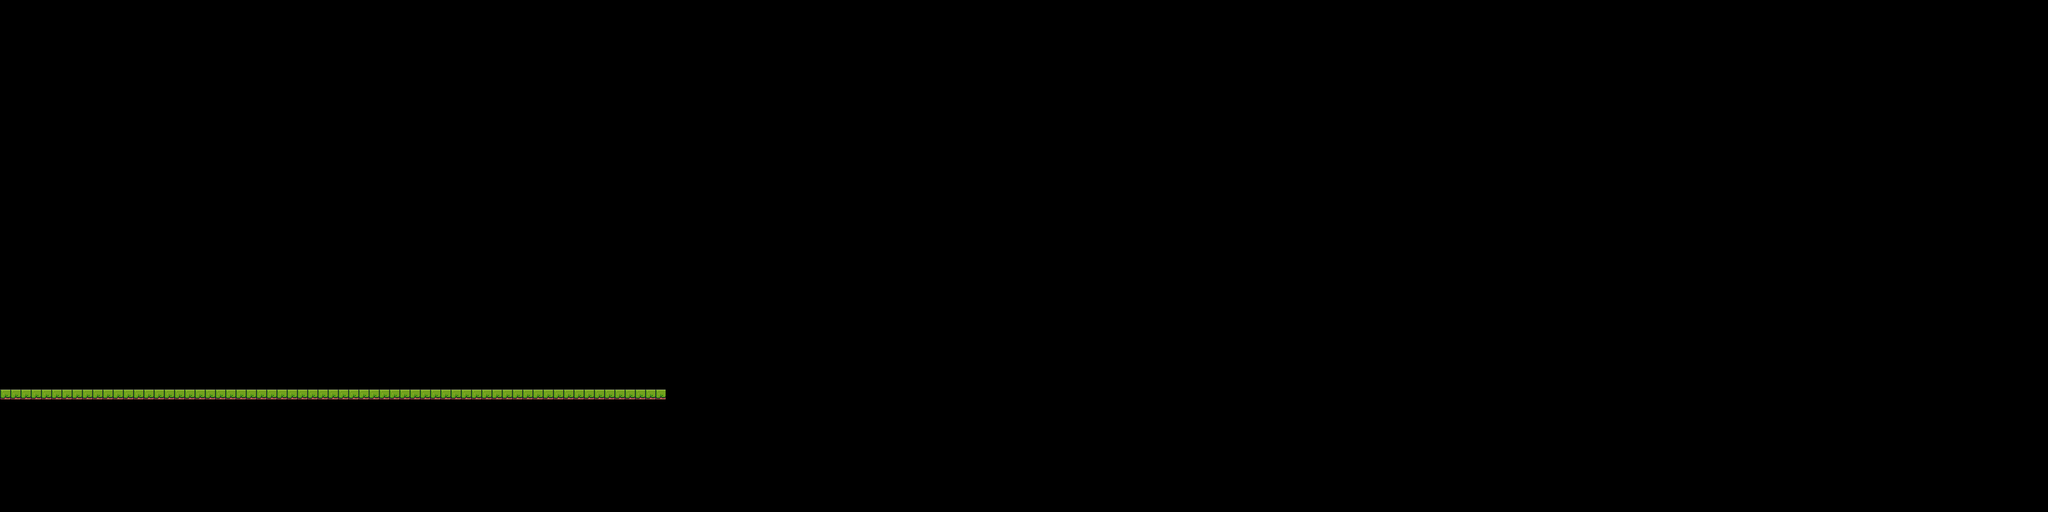

Tiled map render using the project's own tile images. Description and the map definition, with tile-layer contents summarised, below:
An orthogonal 200x50 tile map with 16x16 px tiles, 1 tile layer (Background) and 3 objects (Player, Saw).

<map version="1.10" tiledversion="1.10.2" orientation="orthogonal" renderorder="right-down" width="200" height="50" tilewidth="16" tileheight="16" infinite="0" nextlayerid="6" nextobjectid="4">
 <tileset firstgid="1" source="Pixel Adventure.tsx" />
 <layer id="1" name="Background" width="200" height="50">
  <data>[10000 cells, 65 non-empty, 1 distinct tile ids]</data>
 </layer>
 <objectgroup id="3" name="Collisions">
  <object id="1" x="0" y="608" width="1040" height="15" />
 </objectgroup>
 <objectgroup id="4" name="Spawnpoints">
  <object id="2" name="Player" type="Player" x="0" y="560" width="48" height="48" />
  <object id="3" name="Saw" type="Saw" x="208" y="576" width="32" height="32">
   <properties>
    <property name="isVertical" type="bool" value="false" />
    <property name="offNeg" type="float" value="3" />
    <property name="offPos" type="float" value="3" />
   </properties>
  </object>
 </objectgroup>
</map>
